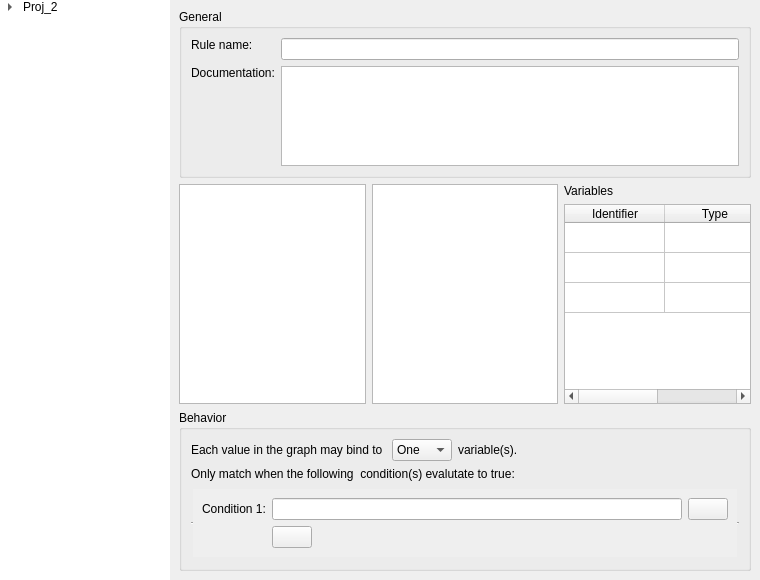
<?xml version="1.0" encoding="UTF-8"?>
<ui version="4.0">
 <class>Edit</class>
 <widget class="QWidget" name="Edit">
  <property name="geometry">
   <rect>
    <x>0</x>
    <y>0</y>
    <width>760</width>
    <height>580</height>
   </rect>
  </property>
  <property name="windowTitle">
   <string>Form</string>
  </property>
  <layout class="QHBoxLayout" name="horizontalLayout">
   <property name="spacing">
    <number>0</number>
   </property>
   <property name="margin">
    <number>0</number>
   </property>
   <item>
    <widget class="QWidget" name="sideBar" native="true">
     <layout class="QVBoxLayout" name="verticalLayout">
      <property name="spacing">
       <number>0</number>
      </property>
      <property name="margin">
       <number>0</number>
      </property>
      <item>
       <widget class="QTreeWidget" name="projectTreeWidget">
        <property name="sizePolicy">
         <sizepolicy hsizetype="Fixed" vsizetype="Expanding">
          <horstretch>0</horstretch>
          <verstretch>0</verstretch>
         </sizepolicy>
        </property>
        <property name="minimumSize">
         <size>
          <width>170</width>
          <height>0</height>
         </size>
        </property>
        <property name="maximumSize">
         <size>
          <width>170</width>
          <height>16777215</height>
         </size>
        </property>
        <property name="frameShape">
         <enum>QFrame::NoFrame</enum>
        </property>
        <property name="headerHidden">
         <bool>true</bool>
        </property>
        <column>
         <property name="text">
          <string>1</string>
         </property>
        </column>
        <item>
         <property name="text">
          <string>Proj_2</string>
         </property>
         <property name="icon">
          <iconset resource="icons.qrc">
           <normaloff>:/icons/application-icon.png</normaloff>:/icons/application-icon.png</iconset>
         </property>
         <item>
          <property name="text">
           <string>Rules</string>
          </property>
          <property name="icon">
           <iconset resource="icons.qrc">
            <normaloff>:/icons/small_folder_brick.png</normaloff>:/icons/small_folder_brick.png</iconset>
          </property>
          <item>
           <property name="text">
            <string>Rule001</string>
           </property>
          </item>
          <item>
           <property name="text">
            <string>Rule002</string>
           </property>
          </item>
          <item>
           <property name="text">
            <string>Rule003</string>
           </property>
          </item>
         </item>
         <item>
          <property name="text">
           <string>Programs</string>
          </property>
          <property name="icon">
           <iconset resource="icons.qrc">
            <normaloff>:/icons/small_folder_page.png</normaloff>:/icons/small_folder_page.png</iconset>
          </property>
          <item>
           <property name="text">
            <string>Program001</string>
           </property>
          </item>
          <item>
           <property name="text">
            <string>Program002</string>
           </property>
          </item>
         </item>
         <item>
          <property name="text">
           <string>Graphs</string>
          </property>
          <property name="icon">
           <iconset resource="icons.qrc">
            <normaloff>:/icons/small_folder.png</normaloff>:/icons/small_folder.png</iconset>
          </property>
          <item>
           <property name="text">
            <string>Graph001.dot</string>
           </property>
          </item>
          <item>
           <property name="text">
            <string>Graph002.gxl</string>
           </property>
          </item>
         </item>
        </item>
       </widget>
      </item>
     </layout>
    </widget>
   </item>
   <item>
    <widget class="QStackedWidget" name="stackedWidget">
     <widget class="QWidget" name="ruleEdit">
      <layout class="QVBoxLayout" name="verticalLayout_4">
       <item>
        <widget class="QGroupBox" name="generalGroup">
         <property name="sizePolicy">
          <sizepolicy hsizetype="Preferred" vsizetype="Minimum">
           <horstretch>0</horstretch>
           <verstretch>0</verstretch>
          </sizepolicy>
         </property>
         <property name="title">
          <string>General</string>
         </property>
         <layout class="QFormLayout" name="formLayout">
          <item row="0" column="0">
           <widget class="QLabel" name="nameLabel">
            <property name="sizePolicy">
             <sizepolicy hsizetype="Preferred" vsizetype="Fixed">
              <horstretch>0</horstretch>
              <verstretch>0</verstretch>
             </sizepolicy>
            </property>
            <property name="text">
             <string>Rule name:</string>
            </property>
           </widget>
          </item>
          <item row="0" column="1">
           <widget class="QLineEdit" name="nameEdit"/>
          </item>
          <item row="1" column="0">
           <widget class="QLabel" name="documentationLabel">
            <property name="sizePolicy">
             <sizepolicy hsizetype="Preferred" vsizetype="Fixed">
              <horstretch>0</horstretch>
              <verstretch>0</verstretch>
             </sizepolicy>
            </property>
            <property name="text">
             <string>Documentation:</string>
            </property>
           </widget>
          </item>
          <item row="1" column="1">
           <widget class="QPlainTextEdit" name="documentationEdit">
            <property name="sizePolicy">
             <sizepolicy hsizetype="Expanding" vsizetype="Fixed">
              <horstretch>0</horstretch>
              <verstretch>0</verstretch>
             </sizepolicy>
            </property>
            <property name="maximumSize">
             <size>
              <width>16777215</width>
              <height>100</height>
             </size>
            </property>
           </widget>
          </item>
         </layout>
        </widget>
       </item>
       <item>
        <layout class="QHBoxLayout" name="ruleGraphsLayout">
         <item>
          <widget class="QGraphicsView" name="ruleLHSGraph"/>
         </item>
         <item>
          <widget class="QGraphicsView" name="ruleRHSGraph"/>
         </item>
         <item>
          <layout class="QVBoxLayout" name="variablesLayout">
           <item>
            <layout class="QHBoxLayout" name="variablesLabelLayout">
             <item>
              <widget class="QLabel" name="variablesLabel">
               <property name="text">
                <string>Variables</string>
               </property>
              </widget>
             </item>
            </layout>
           </item>
           <item>
            <widget class="QTableWidget" name="variablesWidget">
             <property name="maximumSize">
              <size>
               <width>260</width>
               <height>16777215</height>
              </size>
             </property>
             <attribute name="horizontalHeaderStretchLastSection">
              <bool>true</bool>
             </attribute>
             <attribute name="verticalHeaderVisible">
              <bool>false</bool>
             </attribute>
             <row>
              <property name="text">
               <string>New Row</string>
              </property>
             </row>
             <row>
              <property name="text">
               <string>New Row</string>
              </property>
             </row>
             <row>
              <property name="text">
               <string>New Row</string>
              </property>
             </row>
             <column>
              <property name="text">
               <string>Identifier</string>
              </property>
             </column>
             <column>
              <property name="text">
               <string>Type</string>
              </property>
             </column>
             <item row="0" column="0">
              <property name="text">
               <string/>
              </property>
             </item>
            </widget>
           </item>
          </layout>
         </item>
        </layout>
       </item>
       <item>
        <widget class="QGroupBox" name="behaviourGroup">
         <property name="sizePolicy">
          <sizepolicy hsizetype="Preferred" vsizetype="Minimum">
           <horstretch>0</horstretch>
           <verstretch>0</verstretch>
          </sizepolicy>
         </property>
         <property name="title">
          <string>Behavior</string>
         </property>
         <layout class="QVBoxLayout" name="verticalLayout_2">
          <item>
           <layout class="QHBoxLayout" name="matchRulesLayout">
            <item>
             <widget class="QLabel" name="matchRulesLabel1">
              <property name="sizePolicy">
               <sizepolicy hsizetype="Preferred" vsizetype="Fixed">
                <horstretch>0</horstretch>
                <verstretch>0</verstretch>
               </sizepolicy>
              </property>
              <property name="text">
               <string>Each value in the graph may bind to </string>
              </property>
             </widget>
            </item>
            <item>
             <widget class="QComboBox" name="matchRulesCombo">
              <item>
               <property name="text">
                <string>One</string>
               </property>
              </item>
              <item>
               <property name="text">
                <string>Many</string>
               </property>
              </item>
             </widget>
            </item>
            <item>
             <widget class="QLabel" name="matchRulesLabel2">
              <property name="sizePolicy">
               <sizepolicy hsizetype="Preferred" vsizetype="Fixed">
                <horstretch>0</horstretch>
                <verstretch>0</verstretch>
               </sizepolicy>
              </property>
              <property name="text">
               <string>variable(s).</string>
              </property>
             </widget>
            </item>
            <item>
             <spacer name="matchRulesSpacer">
              <property name="orientation">
               <enum>Qt::Horizontal</enum>
              </property>
              <property name="sizeHint" stdset="0">
               <size>
                <width>40</width>
                <height>20</height>
               </size>
              </property>
             </spacer>
            </item>
           </layout>
          </item>
          <item>
           <widget class="QLabel" name="conditionsLabel">
            <property name="sizePolicy">
             <sizepolicy hsizetype="Preferred" vsizetype="Fixed">
              <horstretch>0</horstretch>
              <verstretch>0</verstretch>
             </sizepolicy>
            </property>
            <property name="text">
             <string>Only match when the following  condition(s) evalutate to true:</string>
            </property>
           </widget>
          </item>
          <item>
           <widget class="QScrollArea" name="conditionsScrollArea">
            <property name="sizePolicy">
             <sizepolicy hsizetype="Expanding" vsizetype="Minimum">
              <horstretch>0</horstretch>
              <verstretch>0</verstretch>
             </sizepolicy>
            </property>
            <property name="frameShape">
             <enum>QFrame::HLine</enum>
            </property>
            <property name="widgetResizable">
             <bool>true</bool>
            </property>
            <widget class="QWidget" name="scrollAreaWidgetContents">
             <property name="geometry">
              <rect>
               <x>0</x>
               <y>0</y>
               <width>550</width>
               <height>74</height>
              </rect>
             </property>
             <layout class="QGridLayout" name="gridLayout">
              <item row="0" column="0">
               <widget class="QLabel" name="condition1Label">
                <property name="sizePolicy">
                 <sizepolicy hsizetype="Preferred" vsizetype="Fixed">
                  <horstretch>0</horstretch>
                  <verstretch>0</verstretch>
                 </sizepolicy>
                </property>
                <property name="text">
                 <string>Condition 1:</string>
                </property>
               </widget>
              </item>
              <item row="0" column="1">
               <widget class="QLineEdit" name="condition1Edit"/>
              </item>
              <item row="0" column="2">
               <widget class="QPushButton" name="condition1Delete">
                <property name="text">
                 <string/>
                </property>
                <property name="icon">
                 <iconset resource="icons.qrc">
                  <normaloff>:/icons/small_delete.png</normaloff>:/icons/small_delete.png</iconset>
                </property>
               </widget>
              </item>
              <item row="1" column="1">
               <layout class="QHBoxLayout" name="addConditionLayout">
                <item>
                 <widget class="QPushButton" name="addConditionButton">
                  <property name="text">
                   <string/>
                  </property>
                  <property name="icon">
                   <iconset resource="icons.qrc">
                    <normaloff>:/icons/small_add.png</normaloff>:/icons/small_add.png</iconset>
                  </property>
                 </widget>
                </item>
                <item>
                 <spacer name="addConditionSpacer">
                  <property name="orientation">
                   <enum>Qt::Horizontal</enum>
                  </property>
                  <property name="sizeHint" stdset="0">
                   <size>
                    <width>40</width>
                    <height>20</height>
                   </size>
                  </property>
                 </spacer>
                </item>
               </layout>
              </item>
             </layout>
            </widget>
           </widget>
          </item>
         </layout>
        </widget>
       </item>
      </layout>
     </widget>
     <widget class="QWidget" name="programEdit">
      <layout class="QVBoxLayout" name="verticalLayout_3">
       <item>
        <widget class="QGroupBox" name="groupBox">
         <property name="sizePolicy">
          <sizepolicy hsizetype="Preferred" vsizetype="Minimum">
           <horstretch>0</horstretch>
           <verstretch>0</verstretch>
          </sizepolicy>
         </property>
         <property name="title">
          <string>General</string>
         </property>
         <layout class="QFormLayout" name="formLayout_2">
          <item row="0" column="0">
           <widget class="QLabel" name="label">
            <property name="sizePolicy">
             <sizepolicy hsizetype="Preferred" vsizetype="Fixed">
              <horstretch>0</horstretch>
              <verstretch>0</verstretch>
             </sizepolicy>
            </property>
            <property name="text">
             <string>Program Name:</string>
            </property>
           </widget>
          </item>
          <item row="0" column="1">
           <widget class="QLineEdit" name="lineEdit"/>
          </item>
          <item row="1" column="0">
           <widget class="QLabel" name="label_2">
            <property name="sizePolicy">
             <sizepolicy hsizetype="Preferred" vsizetype="Fixed">
              <horstretch>0</horstretch>
              <verstretch>0</verstretch>
             </sizepolicy>
            </property>
            <property name="text">
             <string>Documentation:</string>
            </property>
           </widget>
          </item>
          <item row="1" column="1">
           <widget class="QPlainTextEdit" name="plainTextEdit">
            <property name="sizePolicy">
             <sizepolicy hsizetype="Expanding" vsizetype="Fixed">
              <horstretch>0</horstretch>
              <verstretch>0</verstretch>
             </sizepolicy>
            </property>
            <property name="maximumSize">
             <size>
              <width>16777215</width>
              <height>100</height>
             </size>
            </property>
           </widget>
          </item>
         </layout>
        </widget>
       </item>
       <item>
        <widget class="QPlainTextEdit" name="plainTextEdit_2"/>
       </item>
      </layout>
     </widget>
     <widget class="QWidget" name="graphEdit">
      <layout class="QVBoxLayout" name="verticalLayout_5">
       <item>
        <widget class="QGraphicsView" name="graphicsView"/>
       </item>
      </layout>
     </widget>
    </widget>
   </item>
  </layout>
 </widget>
 <resources>
  <include location="icons.qrc"/>
 </resources>
 <connections>
  <connection>
   <sender>projectTreeWidget</sender>
   <signal>itemClicked(QTreeWidgetItem*,int)</signal>
   <receiver>Edit</receiver>
   <slot>fileClicked(QTreeWidgetItem*)</slot>
   <hints>
    <hint type="sourcelabel">
     <x>88</x>
     <y>453</y>
    </hint>
    <hint type="destinationlabel">
     <x>93</x>
     <y>801</y>
    </hint>
   </hints>
  </connection>
 </connections>
 <slots>
  <slot>fileClicked(QTreeWidgetItem*)</slot>
 </slots>
</ui>
